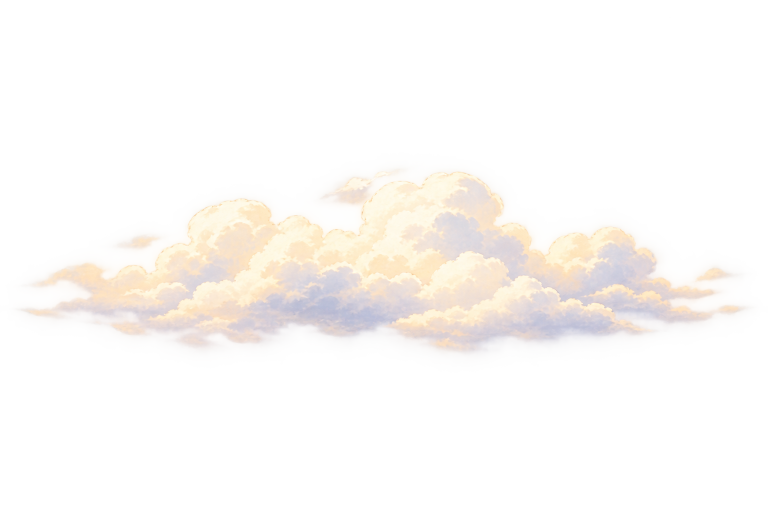
#> input picture assets/art/backgrounds/bg_cloud_bank.png, 1536 x 1024 px (shown at 1/2 size); its folder holds 3 pictures in this run
$ python build_asset_catalog.py
#> lines starting #> are read from the running program, lines starting #| are printed output that depends on the picture
"""Inspect image metadata and build an HTML catalog; never alter image pixels."""
from pathlib import Path
from PIL import Image
import json
import html

ROOT=Path(__file__).resolve().parents[1]
LABELS={
 'taibai_idle':'太白金星 · 待机','taibai_rise':'太白金星 · 上升',
 'taibai_fall':'太白金星 · 下落','taibai_hit':'太白金星 · 受击',
 'obstacle_mountain':'山峰','obstacle_stone_pillar':'石柱','obstacle_fireball':'火球',
 'obstacle_storm_cloud':'乌云','obstacle_lightning':'雷电','obstacle_wind_fire_wheel':'风火轮',
 'bg_tiangong_sky':'天空底图','bg_tiangong_far_islands':'远景仙山','bg_tiangong_mid_palace':'中景宫阙','bg_cloud_bank':'薄云',
 'ui_title_taibai':'游戏标题','ui_panel_results':'结算木牌','ui_button_primary':'主按钮',
 'ui_sound_on':'声音开启','ui_sound_off':'声音关闭','ui_hint_hold':'长按手势'}
items=[]
for path in sorted((ROOT/'assets/art').rglob('*.png')):
    with Image.open(path) as im:
#> im is the input picture: PIL image 1536x1024 RGBA; mean R, G, B, A 83.9, 79, 74.2, 45.4
        alpha=im.getchannel('A') if 'A' in im.getbands() else None
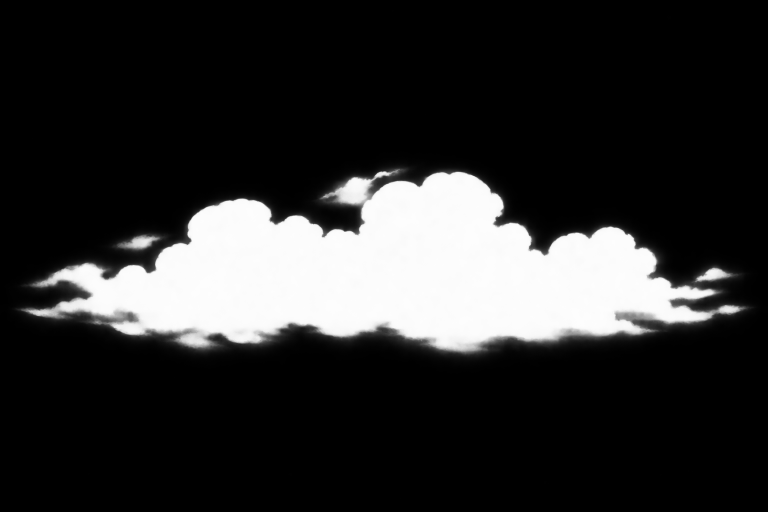
#> alpha: PIL image 1536x1024 L (shown at 1/2 size); min 0, max 254, mean 45.4
        extrema=alpha.getextrema() if alpha else [255,255]
#> extrema = (0, 254)
        bbox=alpha.getbbox() if alpha else (0,0,*im.size)
#> bbox = (0, 19, 1536, 1000)
        transparent=bool(alpha and extrema[0]==0)
#> transparent = True
        items.append(dict(id=path.stem,label=LABELS.get(path.stem,path.stem),
                          path=path.relative_to(ROOT).as_posix(),width=im.width,height=im.height,
                          mode=im.mode,has_transparency=transparent,alpha_extrema=extrema,
                          alpha_bounds=bbox,bytes=path.stat().st_size,
                          pivot=[.5,.5],status='v1_generated_art'))
#> pass 2 of the loop `for path in sorted((ROOT/'assets/art').rglob('*.png')):`:
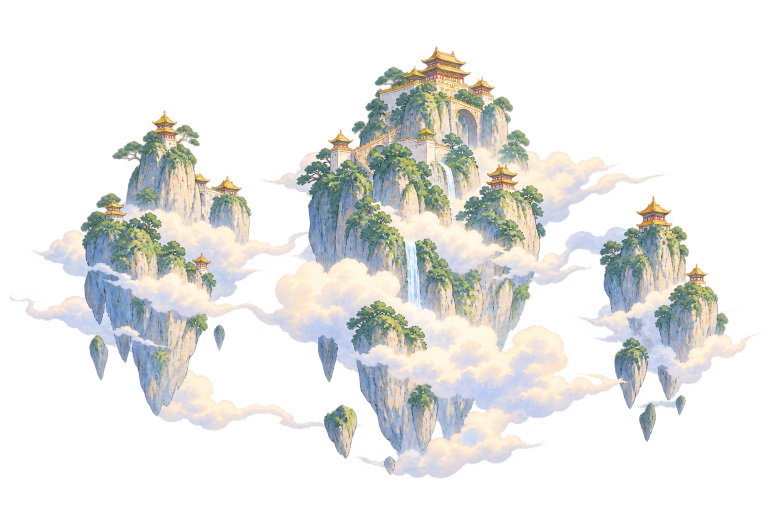
#> input picture assets/art/backgrounds/bg_tiangong_far_islands.png, 1536 x 1024 px (shown at 1/2 size)
#> im is the input picture: PIL image 1536x1024 RGBA; mean R, G, B, A 118.6, 118.4, 113.8, 90.9
#> `alpha=im.getchannel('A') if 'A' in im.getbands() else None`:
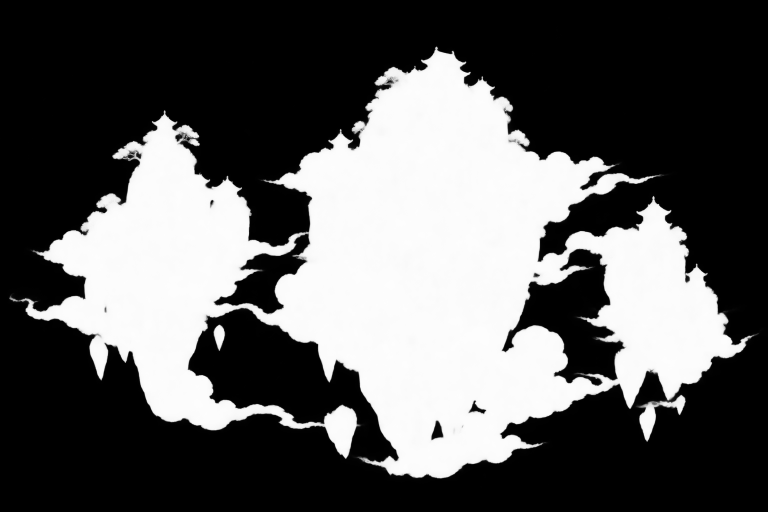
#> alpha: PIL image 1536x1024 L (shown at 1/2 size); min 0, max 254, mean 90.9
#> bbox = (0, 21, 1536, 1024)
#> pass 3 of the loop `for path in sorted((ROOT/'assets/art').rglob('*.png')):`:
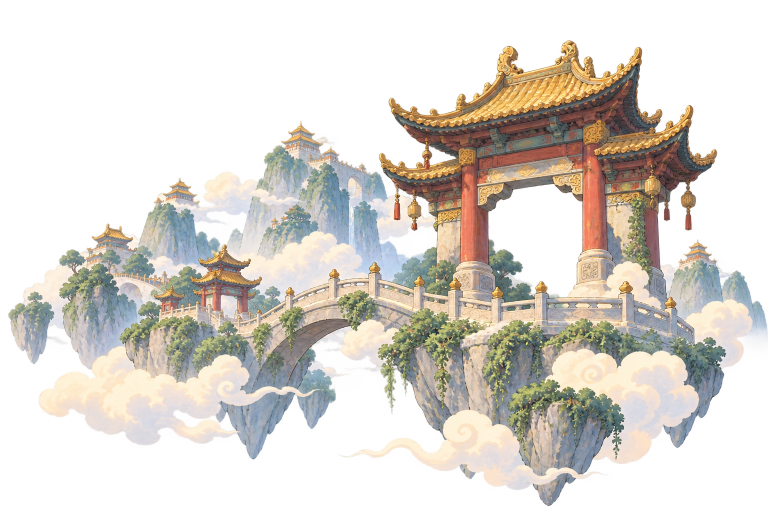
#> input picture assets/art/backgrounds/bg_tiangong_mid_palace.png, 1536 x 1024 px (shown at 1/2 size)
#> im is the input picture: PIL image 1536x1024 RGBA; mean R, G, B, A 128.7, 120.2, 108.2, 118.7
#> `alpha=im.getchannel('A') if 'A' in im.getbands() else None`:
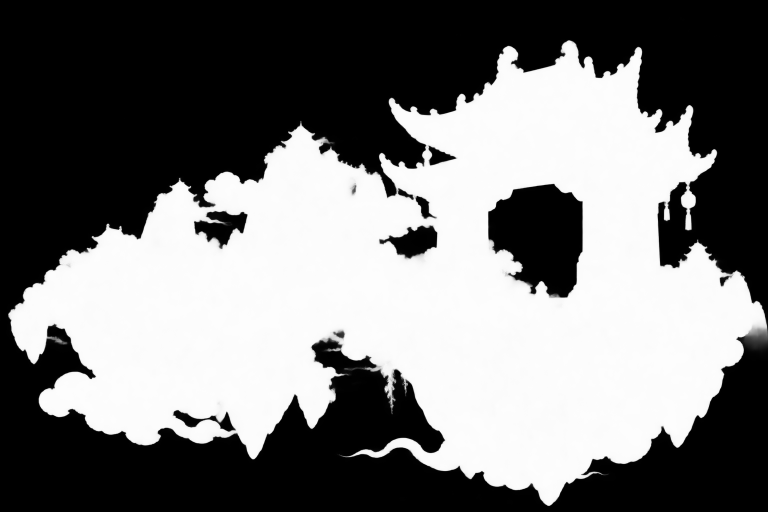
#> alpha: PIL image 1536x1024 L (shown at 1/2 size); min 0, max 254, mean 118.7
#> the loop made 4 passes; the first 3 are shown
manifest=dict(version='1.0',engine_target='Cocos Creator 3.8.8',images=items,
#> (the run stopped early here; a loop or call above may not have finished)
